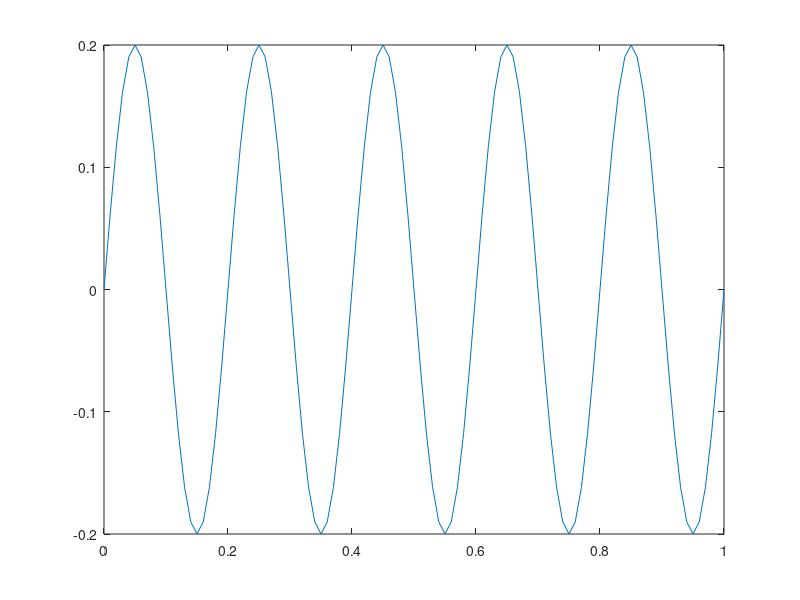

This chart was generated by the following MATLAB code:
% Define a set of frequencies, phases and amplitudes,
num_freq = 6;
%phs = [0 1 2 3 4 5 6 7 8 10];
phs = [0 0 0 0 0 0  ];
%amp = [2 1 5 1/3 3 1/5 4 1/7 7 1/9];
amp = [0 1 0 1/3 0 1/5];
%calculate frequencies
freq = 2*pi*(0:(num_freq-1));
%Sample along x
x = 0:0.01:1;
y = zeros(size(x));
%Sum each sine wave
for i = 1:num_freq
    y = amp(i)*sin(freq(i)*x + phs(i));
%your code here: see equation 2
end
%plot the function
plot(x, y);